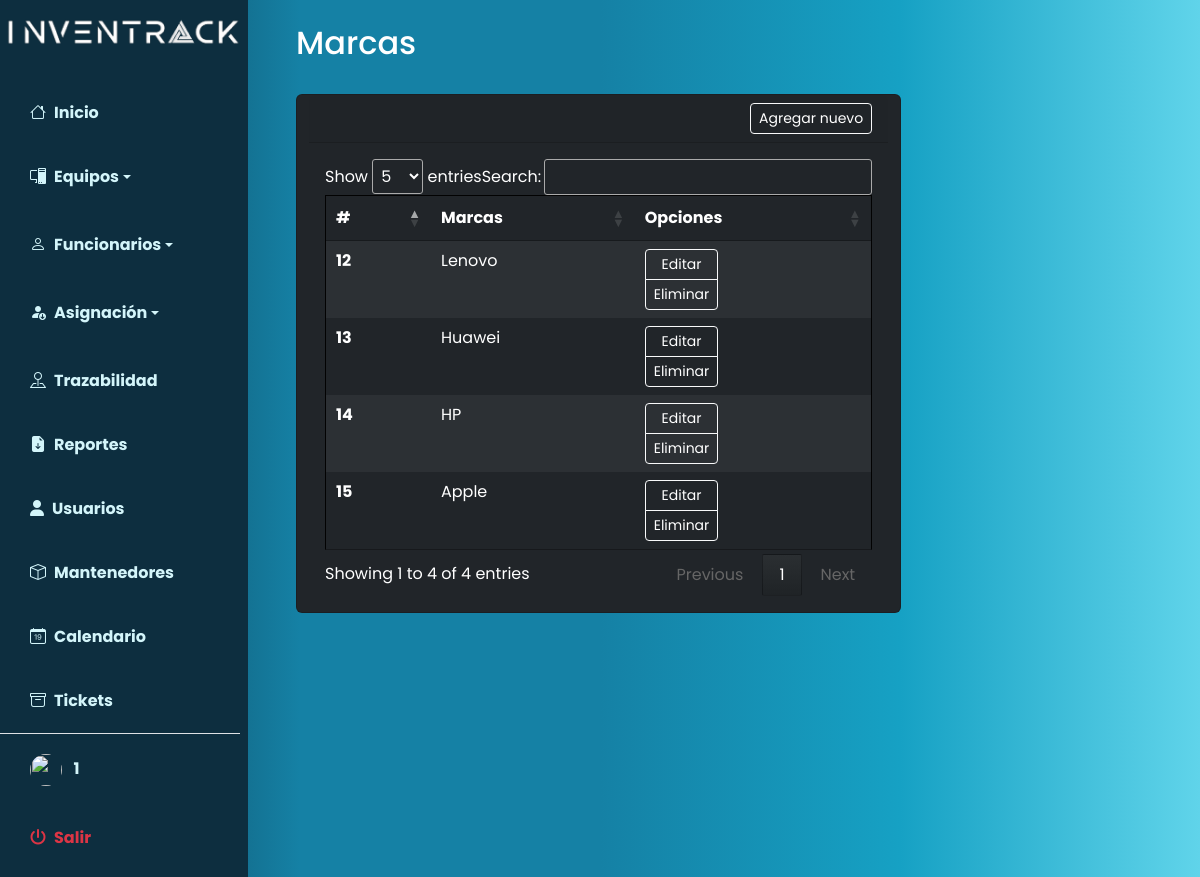
Screenshot of /index.php?p=mantenedores/marcas/index (signed in) with the database file from the repository.
### tables this page shows
CREATE TABLE `marcas` (
  `id` int(10) NOT NULL,
  `marca` varchar(50) NOT NULL
);

### index.php (called while the page is built, shortened)
<?php
$pagina = isset($_GET['p']) ? strtolower($_GET['p']) : 'home';
require_once 'includes/header.php';
require_once 'pages/' . $pagina . '.php';
require_once 'includes/footer.php';
?>

### pages/mantenedores/marcas/index.php (the view, shortened to what this page needs)
<?php
include("database/auth.php");
$query = "SELECT * FROM marcas";
$result = mysqli_query($connection, $query);
?>
<nav class="navbar navbar-expand-lg navbar-light bg-transparent py-4 px-4">
    <h2 class="fs-2 mx-4 text-white">Marcas</h2>
</nav>
<main class="container mx-5">
    <div class="row" id="contenedortabla">
        <div class="card text-bg-dark">
            <div class="card-header">
                <div class="d-flex justify-content-between align-items-center">
                    <div>
                        <a class="btn btn-sm text-white btn-outline-success border border-light"
                            href="index.php?p=mantenedores/marcas/create" role="button">Agregar nuevo</a>
                    </div>
                </div>
            </div>
            <div class="card-body table-responsive text-bg-dark">
                <table class="table table-hover table-dark table-striped tableAux dataTables table-borderless">
                    <thead class="">
                        <tr>
                            <th scope="col">#</th>
                            <th scope="col">Marcas</th>
                            <th scope="col">Opciones</th>
                        </tr>
                    </thead>
                    <tbody>
                        <?php while ($fila = mysqli_fetch_array($result)): ?>
                            <tr>
                                <th scope="row">
                                    <?= $fila['id'] ?>
                                </th>
                                <td>
                                    <?= $fila['marca'] ?>
                                </td>
                                <td>
                                    <div class="btn-group-vertical" role="group" aria-label="Vertical button group">
                                        <a href="index.php?p=mantenedores/marcas/edit&id=<?= $fila['id'] ?>"
                                            class="btn btn-sm text-white btn-outline-warning border border-light">Editar</a>
                                        <a href="javascript:borrar(<?= $fila['id'] ?>);"
                                            class="btn btn-sm text-white btn-outline-danger border border-light">Eliminar</a>
                                    </div>
                                </td>
                            </tr>
                        <?php endwhile; ?>
                    </tbody>
                </table>
            </div>
        </div>
    </div>
</main>

### includes/estilos.css (style rules this page uses)
:root { --main-bg-color: #ffda07; --main-text-color: #eee8e8; --second-text-color: #d3f5fa; --second-bg-color: #7fa897; }
#contenedortabla { position: relative; width: max-content; }
.tableAux { width: 595pt; border: 1px solid #000000ee; }

### includes/header.php (style rules this page uses)
body { font-family: 'Poppins', sans-serif; }

### rows the page displays
marcas: id "12", marca "Lenovo"
marcas: id "13", marca "Huawei"
marcas: id "14", marca "HP"
marcas: id "15", marca "Apple"

### other values shown
$_SESSION['username'] "1"
